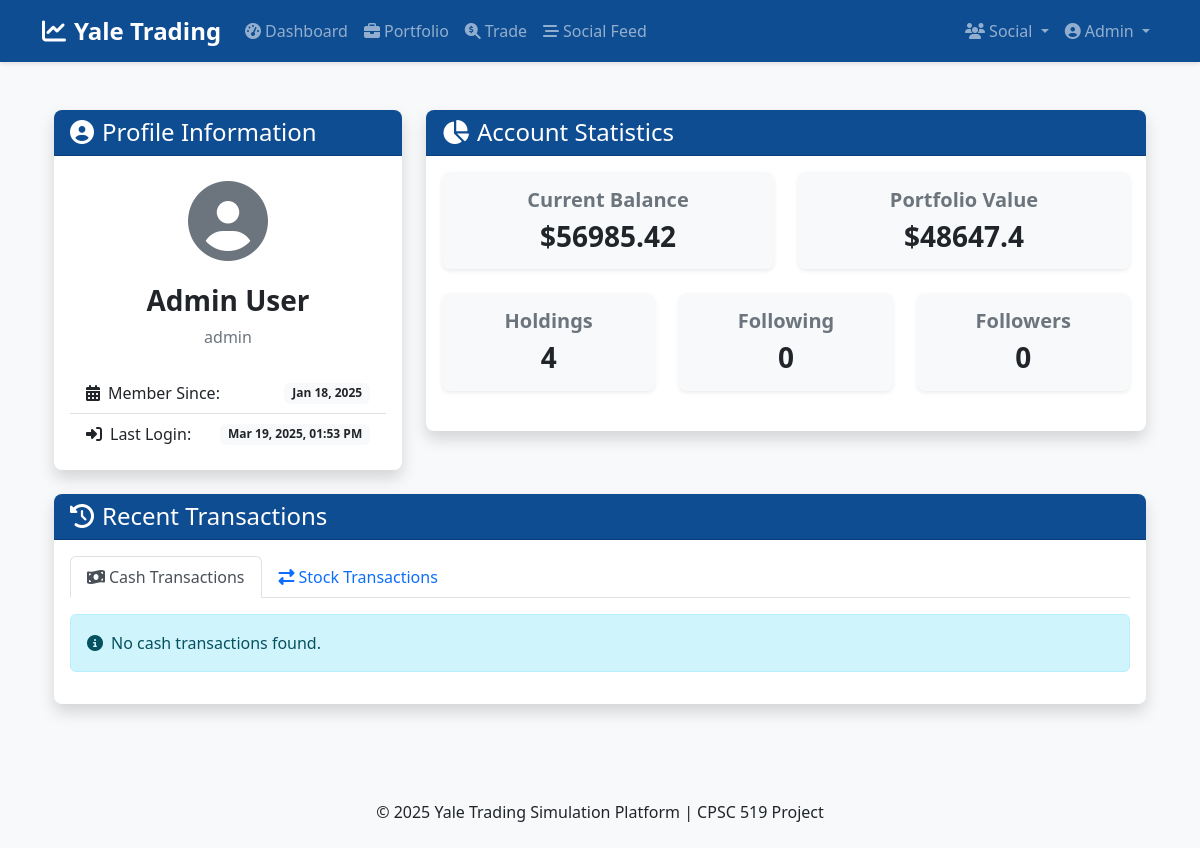
The app's page /profile (signed in) with its own data.
### app/models/user.py (models this page shows, shortened)
class User(db.Model, UserMixin):
    id = db.Column(db.Integer, primary_key=True)
    net_id = db.Column(db.String(20), unique=True, nullable=False)
    password_hash = db.Column(db.String(128), nullable=False)
    first_name = db.Column(db.String(50), nullable=False)
    last_name = db.Column(db.String(50), nullable=False)
    balance = db.Column(db.Float, default=0.0)
    created_at_edt = db.Column(db.DateTime, default=datetime.now(zoneinfo.ZoneInfo("America/New_York")))
    last_login_edt = db.Column(db.DateTime, default=datetime.now(zoneinfo.ZoneInfo("America/New_York")))
    is_active = db.Column(db.Boolean, default=True)
    portfolio = db.relationship('StockHolding', backref='user', lazy=True)
    transactions = db.relationship('Transaction', backref='user', lazy=True)
    cash_transactions = db.relationship('CashTransaction', backref='user', lazy=True)
    posts = db.relationship('TradingPost', backref='author', lazy=True)
    comments = db.relationship('Comment', backref='author', lazy=True)
    followed = db.relationship(
        'User', secondary=followers,
        primaryjoin=(followers.c.follower_id == id),
        secondaryjoin=(followers.c.followed_id == id),
        backref=db.backref('followers', lazy='dynamic'), lazy='dynamic'
    )
    def get_portfolio_value(self):
        total_value = 0.0
        for holding in self.portfolio:
            total_value += holding.quantity * holding.current_price
        return total_value

### app/models/stock.py (models this page shows, shortened)
class StockHolding(db.Model):
    id = db.Column(db.Integer, primary_key=True)
    user_id = db.Column(db.Integer, db.ForeignKey('user.id'), nullable=False)
    ticker = db.Column(db.String(10), nullable=False)
    company_name = db.Column(db.String(100), nullable=False)
    quantity = db.Column(db.Float, nullable=False, default=0)
    average_buy_price = db.Column(db.Float, nullable=False)
    current_price = db.Column(db.Float, nullable=False)
    last_updated = db.Column(db.DateTime, default=datetime.utcnow, onupdate=datetime.utcnow)

### app/controllers/auth.py (the view)
@auth_bp.route('/profile', methods=['GET'])
@login_required
def profile():
    return render_template('auth/profile.html', title='My Profile')

### app/models/user.py (called while the page is built)
@login_manager.user_loader
def load_user(user_id):
    return User.query.get(int(user_id))

### app/templates/auth/profile.html (shortened to what this page needs)
{% extends "layout.html" %}
{% block content %}
<div class="container py-4">
    <div class="row">
        <div class="col-lg-4 mb-4">
            <div class="card shadow">
                <div class="card-header bg-primary text-white">
                    <h2 class="h4 mb-0"><i class="fas fa-user-circle me-2"></i>Profile Information</h2>
                </div>
                <div class="card-body">
                    <div class="text-center mb-4">
                        <div class="display-1 text-muted mb-3">
                            <i class="fas fa-user-circle"></i>
                        </div>
                        <h3>{{ current_user.first_name }} {{ current_user.last_name }}</h3>
                        <p class="text-muted">{{ current_user.net_id }}</p>
                    </div>
                    <div class="list-group list-group-flush">
                        <div class="list-group-item d-flex justify-content-between align-items-center">
                            <span><i class="fas fa-calendar-alt me-2"></i>Member Since:</span>
                            <span class="badge bg-light text-dark">{{ current_user.created_at_edt.strftime('%b %d, %Y') }}</span>
                        </div>
                        <div class="list-group-item d-flex justify-content-between align-items-center">
                            <span><i class="fas fa-sign-in-alt me-2"></i>Last Login:</span>
                            <span class="badge bg-light text-dark">{{ current_user.last_login_edt.strftime('%b %d, %Y, %I:%M %p') }}</span>
                        </div>
                    </div>
                </div>
            </div>
        </div>
        <div class="col-lg-8 mb-4">
            <div class="card shadow">
                <div class="card-header bg-primary text-white">
                    <h2 class="h4 mb-0"><i class="fas fa-chart-pie me-2"></i>Account Statistics</h2>
                </div>
                <div class="card-body">
                    <div class="row">
                        <div class="col-md-6 mb-4">
                            <div class="card bg-light">
                                <div class="card-body text-center">
                                    <h5 class="text-muted">Current Balance</h5>
                                    <h3 class="mb-0">${{ current_user.balance|round(2) }}</h3>
                                </div>
                            </div>
                        </div>
                        <div class="col-md-6 mb-4">
                            <div class="card bg-light">
                                <div class="card-body text-center">
                                    <h5 class="text-muted">Portfolio Value</h5>
                                    <h3 class="mb-0">${{ current_user.get_portfolio_value()|round(2) }}</h3>
                                </div>
                            </div>
                        </div>
                    </div>
                    <div class="row">
                        <div class="col-md-4 mb-4">
                            <div class="card bg-light">
                                <div class="card-body text-center">
                                    <h5 class="text-muted">Holdings</h5>
                                    <h3 class="mb-0">{{ current_user.portfolio|length }}</h3>
                                </div>
                            </div>
                        </div>
                        <div class="col-md-4 mb-4">
                            <div class="card bg-light">
                                <div class="card-body text-center">
                                    <h5 class="text-muted">Following</h5>
                                    <h3 class="mb-0">{{ current_user.followed.count() }}</h3>
                                </div>
                            </div>
                        </div>
                        <div class="col-md-4 mb-4">
                            <div class="card bg-light">
                                <div class="card-body text-center">
                                    <h5 class="text-muted">Followers</h5>
                                    <h3 class="mb-0">{{ current_user.followers.count() }}</h3>
                                </div>
                            </div>
                        </div>
                    </div>
                </div>
            </div>
        </div>
    </div>
    <div class="row">
        <div class="col-12">
            <div class="card shadow">
                <div class="card-header bg-primary text-white">
                    <h2 class="h4 mb-0"><i class="fas fa-history me-2"></i>Recent Transactions</h2>
                </div>
                <div class="card-body">
                    <ul class="nav nav-tabs mb-3" id="transactionTabs" role="tablist">
                        <li class="nav-item" role="presentation">
                            <button class="nav-link active" id="cash-tab" data-bs-toggle="tab" data-bs-target="#cash" type="button" role="tab">
                                <i class="fas fa-money-bill-wave me-1"></i>Cash Transactions
                            </button>
                        </li>
                        <li class="nav-item" role="presentation">
                            <button class="nav-link" id="stock-tab" data-bs-toggle="tab" data-bs-target="#stock" type="button" role="tab">
                                <i class="fas fa-exchange-alt me-1"></i>Stock Transactions
                            </button>
                        </li>
                    </ul>
                    <div class="tab-content" id="transactionTabsContent">
                        <div class="tab-pane fade show active" id="cash" role="tabpanel" aria-labelledby="cash-tab">
                            {% if current_user.cash_transactions %}
                                <div class="table-responsive">
                                    <table class="table table-hover">
                                        <thead class="table-light">
                                            <tr>
                                                <th>Date & Time (EDT)</th>
                                                <th>Type</th>
                                                <th>Amount</th>
                                            </tr>
                                        </thead>
                                        <tbody>
                                            {% for transaction in current_user.cash_transactions|sort(attribute='timestamp', reverse=true) %}
                                                {% if loop.index <= 10 %}
                                                <tr>
                                                    <td>{{ transaction.timestamp.strftime('%b %d, %Y, %I:%M %p') }}</td>
                                                    <td>
                                                        {% if transaction.transaction_type == 'deposit' %}
                                                            <span class="badge bg-success"><i class="fas fa-plus-circle me-1"></i>Deposit</span>
                                                        {% else %}
                                                            <span class="badge bg-warning text-dark"><i class="fas fa-minus-circle me-1"></i>Withdrawal</span>
                                                        {% endif %}
                                                    </td>
                                                    <td>${{ transaction.amount|round(2) }}</td>
                                                </tr>
                                                {% endif %}
                                            {% endfor %}
                                        </tbody>
                                    </table>
                                </div>
                            {% else %}
                                <div class="alert alert-info">
                                    <i class="fas fa-info-circle me-2"></i>No cash transactions found.
                                </div>
                            {% endif %}
                        </div>
                    </div>
                </div>
            </div>
        </div>
    </div>
</div>
{% endblock %}

### app/templates/layout.html (shortened to what this page needs)
<!DOCTYPE html>
<html lang="en">
<head>
    <link href="https://cdn.jsdelivr.net/npm/bootstrap@5.2.3/dist/css/bootstrap.min.css" rel="stylesheet">
    <link rel="stylesheet" href="https://cdnjs.cloudflare.com/ajax/libs/font-awesome/6.3.0/css/all.min.css">
    <link rel="stylesheet" href="{{ url_for('static', filename='css/main.css') }}">
</head>
<body>
    <header>
        <nav class="navbar navbar-expand-lg navbar-dark bg-primary">
            <div class="container">
                <a class="navbar-brand" href="{{ url_for('main.home') }}">
                    <i class="fas fa-chart-line me-2"></i>Yale Trading
                </a>
                <div class="collapse navbar-collapse" id="navbarNav">
                    <ul class="navbar-nav me-auto">
                        {% if current_user.is_authenticated %}
                            <li class="nav-item">
                                <a class="nav-link" href="{{ url_for('main.dashboard') }}">
                                    <i class="fas fa-tachometer-alt me-1"></i>Dashboard
                                </a>
                            </li>
                            <li class="nav-item">
                                <a class="nav-link" href="{{ url_for('trading.portfolio') }}">
                                    <i class="fas fa-briefcase me-1"></i>Portfolio
                                </a>
                            </li>
                            <li class="nav-item">
                                <a class="nav-link" href="{{ url_for('trading.stock_search') }}">
                                    <i class="fas fa-search-dollar me-1"></i>Trade
                                </a>
                            </li>
                            <li class="nav-item">
                                <a class="nav-link" href="{{ url_for('social.feed') }}">
                                    <i class="fas fa-stream me-1"></i>Social Feed
                                </a>
                            </li>
                        {% endif %}
                    </ul>
                    <ul class="navbar-nav">
                        {% if current_user.is_authenticated %}
                            <li class="nav-item dropdown">
                                <a class="nav-link dropdown-toggle" href="#" id="socialDropdown" role="button" data-bs-toggle="dropdown">
                                    <i class="fas fa-users me-1"></i>Social
                                </a>
                            </li>
                            <li class="nav-item dropdown">
                                <a class="nav-link dropdown-toggle" href="#" id="userDropdown" role="button" data-bs-toggle="dropdown">
                                    <i class="fas fa-user-circle me-1"></i>{{ current_user.first_name }}
                                </a>
                            </li>
                        {% endif %}
                    </ul>
                </div>
            </div>
        </nav>
    </header>
    <main class="container mt-4 mb-5">
        {% block content %}{% endblock %}
    </main>
    <footer class="bg-light py-4 mt-auto">
        <div class="container text-center">
            <p class="mb-0">&copy; {{ now.year }} Yale Trading Simulation Platform | CPSC 519 Project</p>
        </div>
    </footer>
</body>
</html>

### app/static/css/main.css (style rules this page uses)
body { min-height: 100vh; display: flex; flex-direction: column; background-color: #f8f9fa; }
main { flex: 1; }
h1, h2, h3, h4, h5, h6 { font-weight: 600; }
.bg-primary { background-color: #0f4d92 !important; }
a { color: #0f4d92; }
.card { border-radius: 0.5rem; overflow: hidden; border: none; box-shadow: 0 0.125rem 0.25rem rgba(0, 0, 0, 0.075); transition: transform 0.2s, box-shadow 0.2s; }
.card-header { font-weight: 600; }
.navbar { box-shadow: 0 2px 4px rgba(0, 0, 0, 0.1); }
.navbar-brand { font-weight: 700; font-size: 1.5rem; }

### records on screen
User: first_name "Admin", last_name "User", net_id "admin", created_at_edt "Jan 18, 2025", last_login_edt "Mar 19, 2025, 01:53 PM", balance "56985.42"
StockHolding: get_portfolio_value "48647.4"

### other values on screen
{{ current_user.portfolio|length }} "4"
{{ current_user.followed.count() }} "0"
{{ current_user.followers.count() }} "0"
